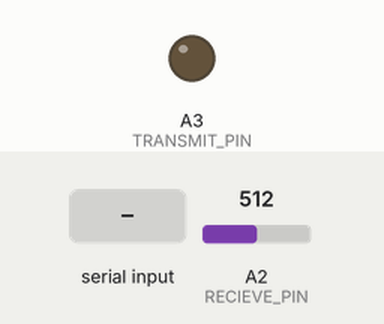
Simulated run of this sketch. Board: Arduino Uno, built with avr-gcc and run on an emulated ATmega328P. Shown: output pins drawn as LEDs (lit = HIGH). Dashed ring = blinking. The inputs (shaded band) are chosen by the test bench; at power-on: A2 (RECIEVE_PIN) = 512.

Above: at 1.2 s.
1.3 s: "1" received over Serial
At 1.6 s:
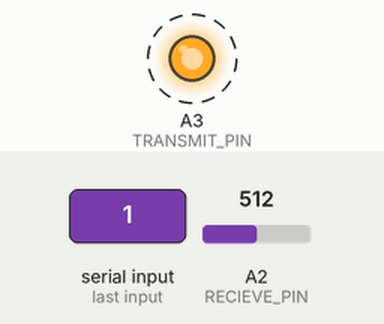
Timing chart, 0 to 4.3 s (numbered marks = the images above; inputs shaded):
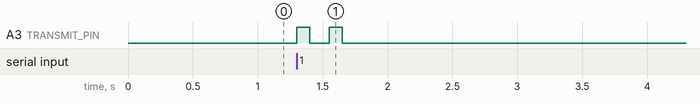

Measured:
- after the input at 1.3 s, A3 (TRANSMIT_PIN): alternates HIGH for 0.10 s and LOW for 0.15 s, 4 changes in all, then stays LOW, starting at once

The sketch:

Xkep18_2.ino
```cpp
#define RECIEVE_PIN  A2
#define TRANSMIT_PIN A3
#define SEND_BIT_INTERVAL 50

int treshold;

void setup() {
  pinMode(TRANSMIT_PIN, OUTPUT);
  Serial.begin(9600);
  while (!Serial)
    treshold = 0.8 * analogRead(RECIEVE_PIN);
}

void loop() {
  if (analogRead(RECIEVE_PIN) < treshold)
    Serial.print(recieve());

  while (Serial.available())
    transmit(Serial.read());
}

char recieve()
{
  char message = 0;
  delay(SEND_BIT_INTERVAL * 1.5);
  for (int i = 0; i < 8; ++i) {
    message |= (analogRead(RECIEVE_PIN) < treshold) << i;
    delay(SEND_BIT_INTERVAL);
  }
  return message;
}

void transmit(char message)
{
  digitalWrite(TRANSMIT_PIN, HIGH);
  for (int i = 0; i < 8; ++i) {
    delay(SEND_BIT_INTERVAL);
    digitalWrite(TRANSMIT_PIN, bitRead(message, i));
  }
  digitalWrite(TRANSMIT_PIN, LOW);
  delay(SEND_BIT_INTERVAL * 2);
}
```
